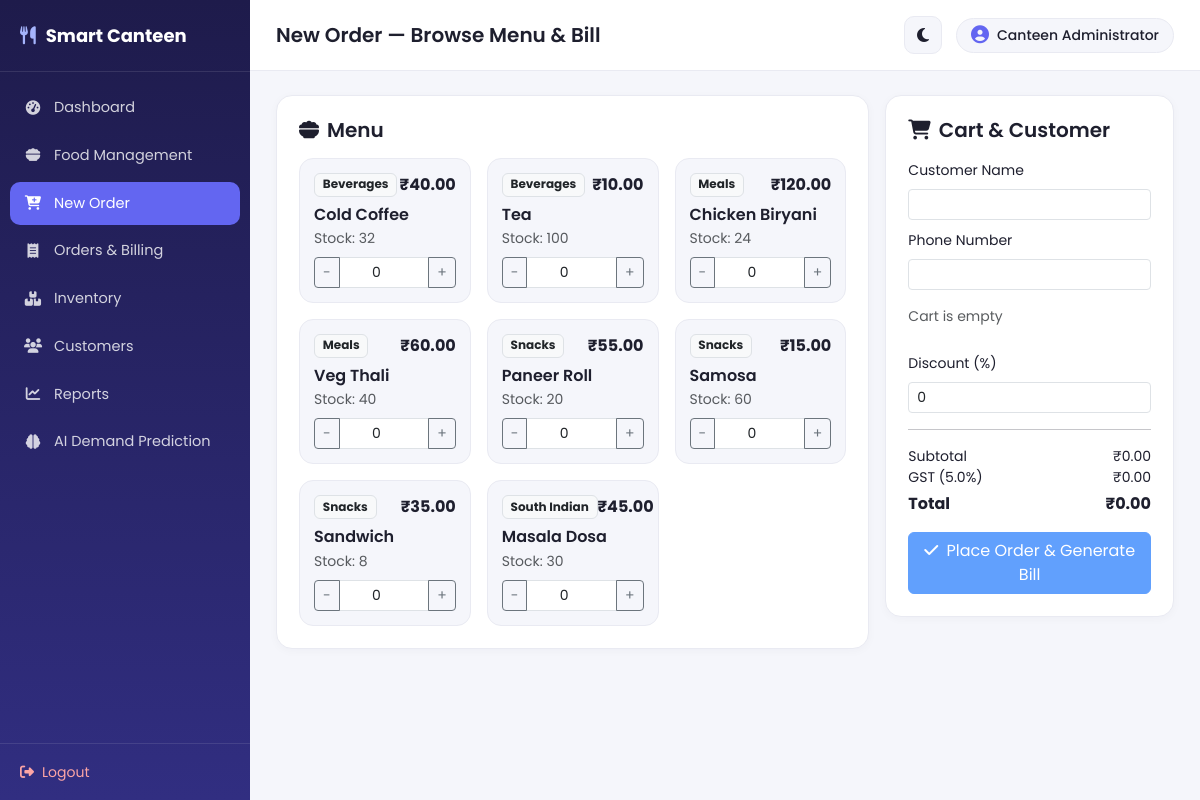
/orders/new (signed in), run on the app's committed database.
### tables this page shows
CREATE TABLE food (
    id INTEGER PRIMARY KEY AUTOINCREMENT,
    name TEXT NOT NULL,
    category TEXT NOT NULL,
    price REAL NOT NULL,
    quantity INTEGER DEFAULT 0,
    image TEXT DEFAULT 'default_food.png',
    status TEXT DEFAULT 'Available'
);

### app.py (the view, shortened to what this page needs)
@app.route("/orders/new", methods=["GET", "POST"])
@login_required
def order_new():
    db = get_db()
    foods = db.execute("SELECT * FROM food WHERE status='Available' ORDER BY category, name").fetchall()
    db.close()
    return render_template("order_new.html", foods=foods, gst=GST_PERCENT)

### app.py (called while the page is built)
def login_required(f):
    @wraps(f)
    def wrapper(*args, **kwargs):
        if "admin_id" not in session:
            flash("Please log in to continue.", "warning")
            return redirect(url_for("login"))
        return f(*args, **kwargs)
    return wrapper

@app.context_processor
def inject_globals():
    return {"now": datetime.now()}

### db.py (called while the page is built)
def get_db():
    conn = sqlite3.connect(DB_PATH)
    conn.row_factory = sqlite3.Row
    conn.execute("PRAGMA foreign_keys = ON")
    return conn

### templates/order_new.html (shortened to what this page needs)
{% extends "base.html" %}
{% block page_title %}New Order — Browse Menu &amp; Bill{% endblock %}
{% block content %}
<form method="POST" id="orderForm">
<div class="row g-3">
  <div class="col-lg-8">
    <div class="panel">
      <h5 class="mb-3"><i class="fa-solid fa-bowl-food me-2"></i>Menu</h5>
      <div class="row g-3" id="menuGrid">
        {% for f in foods %}
        <div class="col-md-6 col-xl-4">
          <div class="food-card">
            <div class="food-card-top">
              <span class="badge bg-light text-dark border">{{ f.category }}</span>
              <span class="fw-bold">₹{{ '%.2f'|format(f.price) }}</span>
            </div>
            <h6>{{ f.name }}</h6>
            <p class="text-muted small mb-2">Stock: {{ f.quantity }}</p>
            <div class="input-group input-group-sm">
              <button type="button" class="btn btn-outline-secondary qty-minus" data-id="{{ f.id }}">-</button>
              <input type="number" min="0" max="{{ f.quantity }}" value="0" class="form-control text-center qty-input"
                     data-id="{{ f.id }}" data-name="{{ f.name }}" data-price="{{ f.price }}">
              <button type="button" class="btn btn-outline-secondary qty-plus" data-id="{{ f.id }}">+</button>
            </div>
          </div>
        </div>
        {% else %}
        <p class="text-muted">No food items available. Add some in Food Management.</p>
        {% endfor %}
      </div>
    </div>
  </div>
  <div class="col-lg-4">
    <div class="panel sticky-cart">
      <h5 class="mb-3"><i class="fa-solid fa-cart-shopping me-2"></i>Cart &amp; Customer</h5>
      <div class="mb-2"><label class="form-label small">Customer Name</label>
        <input type="text" name="customer_name" class="form-control form-control-sm" required></div>
      <div class="mb-3"><label class="form-label small">Phone Number</label>
        <input type="text" name="phone" class="form-control form-control-sm" required></div>
      <div id="cartItems" class="cart-items mb-2"><p class="text-muted small">Cart is empty</p></div>
      <div class="mb-2"><label class="form-label small">Discount (%)</label>
        <input type="number" name="discount" value="0" min="0" max="100" class="form-control form-control-sm"></div>
      <hr>
      <div class="d-flex justify-content-between small"><span>Subtotal</span><span id="subtotalDisp">₹0.00</span></div>
      <div class="d-flex justify-content-between small"><span>GST ({{ gst }}%)</span><span id="gstDisp">₹0.00</span></div>
      <div class="d-flex justify-content-between fw-bold mt-1"><span>Total</span><span id="totalDisp">₹0.00</span></div>
      <button type="submit" class="btn btn-primary w-100 mt-3" id="placeOrderBtn" disabled>
        <i class="fa-solid fa-check me-1"></i> Place Order &amp; Generate Bill
      </button>
    </div>
  </div>
</div>
</form>
{% endblock %}

### static/css/style.css (style rules this page uses)
:root { --sidebar-w: 250px; --primary: #6366f1; --primary-dark: #4f46e5; --bg: #f5f6fb; --panel-bg: #ffffff; --text: #1e1f2e; --text-muted: #6b7280; --border: #e9eaf2; }
* { box-sizing: border-box; }
body { font-family: 'Poppins', sans-serif; background: var(--bg); color: var(--text); margin: 0; transition: background .25s ease, color .25s ease; }
.panel { background: var(--panel-bg); border: 1px solid var(--border); border-radius: 16px; padding: 22px; box-shadow: 0 2px 10px rgba(20,20,50,0.03); }
.panel h5, .panel h6 { font-weight:600; }
.food-card { border: 1px solid var(--border); border-radius: 14px; padding: 14px; height:100%; background: var(--bg); }
.food-card-top { display:flex; justify-content:space-between; margin-bottom:8px; }
.food-card h6 { margin: 0 0 4px; font-weight:600; }
.sticky-cart { position: sticky; top: 90px; }
.cart-items { max-height: 220px; overflow-y:auto; }

### data on the page
food: category "Beverages", price "40.00", name "Cold Coffee", quantity "32"
food: category "Beverages", price "10.00", name "Tea", quantity "100"
food: category "Meals", price "120.00", name "Chicken Biryani", quantity "24"
food: category "Meals", price "60.00", name "Veg Thali", quantity "40"
food: category "Snacks", price "55.00", name "Paneer Roll", quantity "20"
food: category "Snacks", price "15.00", name "Samosa", quantity "60"
food: category "Snacks", price "35.00", name "Sandwich", quantity "8"
food: category "South Indian", price "45.00", name "Masala Dosa", quantity "30"

### other printed values
{{ session.get('admin_name', 'Admin') }} "Canteen Administrator"
{{ gst }} "5.0"
